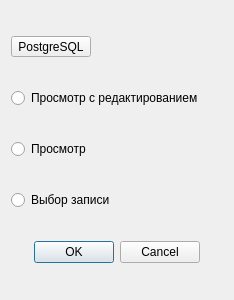
<?xml version="1.0" encoding="UTF-8"?>
<ui version="4.0">
 <class>ModeSelectionDialog</class>
 <widget class="QDialog" name="ModeSelectionDialog">
  <property name="geometry">
   <rect>
    <x>0</x>
    <y>0</y>
    <width>234</width>
    <height>300</height>
   </rect>
  </property>
  <property name="windowTitle">
   <string>Выбор режима</string>
  </property>
  <property name="windowIcon">
   <iconset theme="QIcon::ThemeIcon::DialogQuestion"/>
  </property>
  <layout class="QVBoxLayout" name="verticalLayout">
   <item>
    <widget class="QToolButton" name="btnSwitchDb">
     <property name="text">
      <string>PostgreSQL</string>
     </property>
     <property name="checkable">
      <bool>true</bool>
     </property>
     <property name="toolButtonStyle">
      <enum>Qt::ToolButtonStyle::ToolButtonTextOnly</enum>
     </property>
    </widget>
   </item>
   <item>
    <widget class="QRadioButton" name="radioEdit">
     <property name="text">
      <string>Просмотр с редактированием</string>
     </property>
    </widget>
   </item>
   <item>
    <widget class="QRadioButton" name="radioReadOnly">
     <property name="text">
      <string>Просмотр</string>
     </property>
    </widget>
   </item>
   <item>
    <widget class="QRadioButton" name="radioSelection">
     <property name="text">
      <string>Выбор записи</string>
     </property>
    </widget>
   </item>
   <item>
    <widget class="QDialogButtonBox" name="buttonBox">
     <property name="orientation">
      <enum>Qt::Orientation::Horizontal</enum>
     </property>
     <property name="standardButtons">
      <set>QDialogButtonBox::StandardButton::Cancel|QDialogButtonBox::StandardButton::Ok</set>
     </property>
     <property name="centerButtons">
      <bool>true</bool>
     </property>
    </widget>
   </item>
  </layout>
 </widget>
 <resources/>
 <connections>
  <connection>
   <sender>buttonBox</sender>
   <signal>accepted()</signal>
   <receiver>ModeSelectionDialog</receiver>
   <slot>accept()</slot>
   <hints>
    <hint type="sourcelabel">
     <x>248</x>
     <y>254</y>
    </hint>
    <hint type="destinationlabel">
     <x>157</x>
     <y>274</y>
    </hint>
   </hints>
  </connection>
  <connection>
   <sender>buttonBox</sender>
   <signal>rejected()</signal>
   <receiver>ModeSelectionDialog</receiver>
   <slot>reject()</slot>
   <hints>
    <hint type="sourcelabel">
     <x>316</x>
     <y>260</y>
    </hint>
    <hint type="destinationlabel">
     <x>286</x>
     <y>274</y>
    </hint>
   </hints>
  </connection>
 </connections>
</ui>
